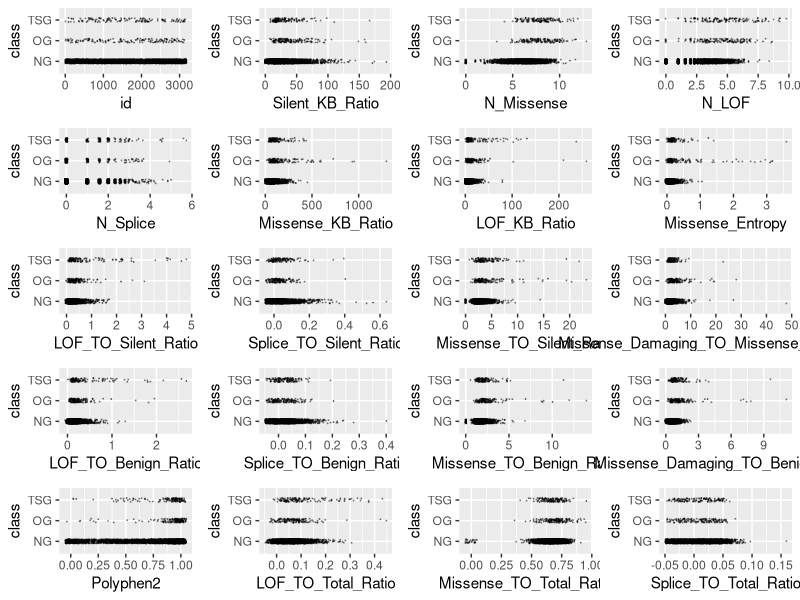
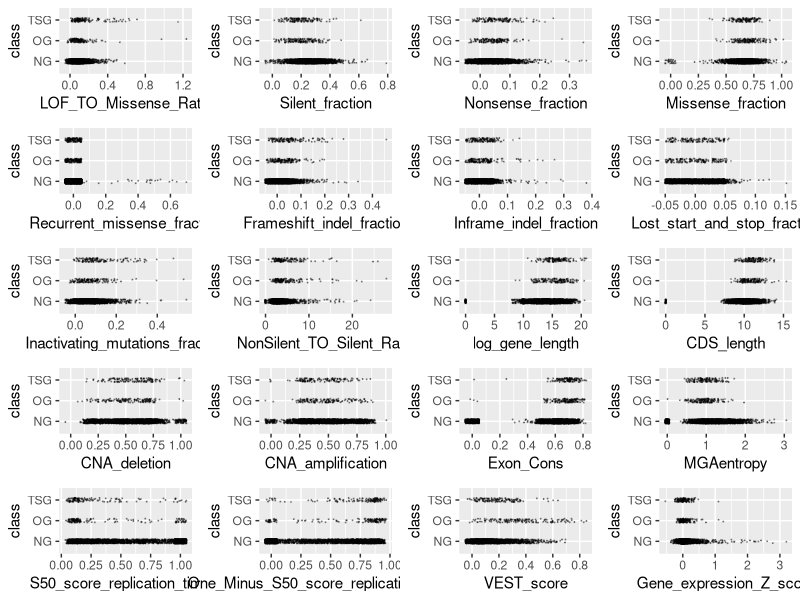
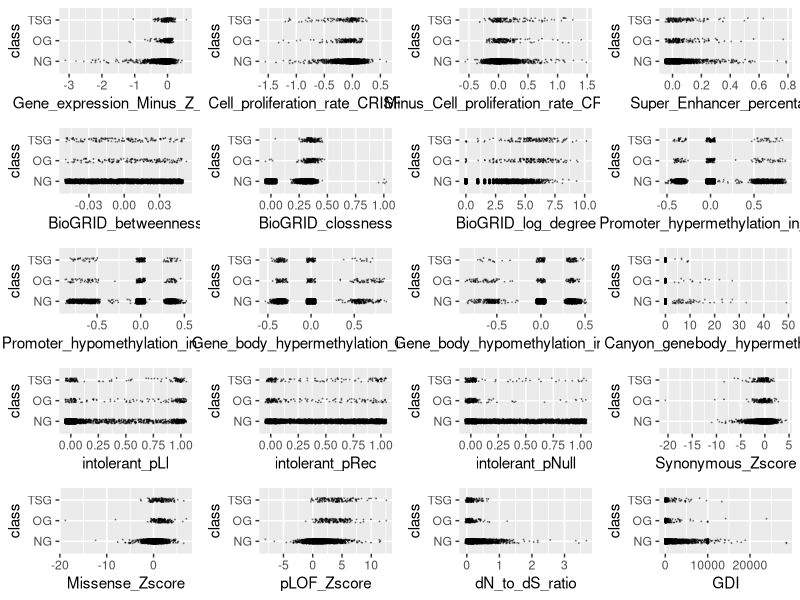
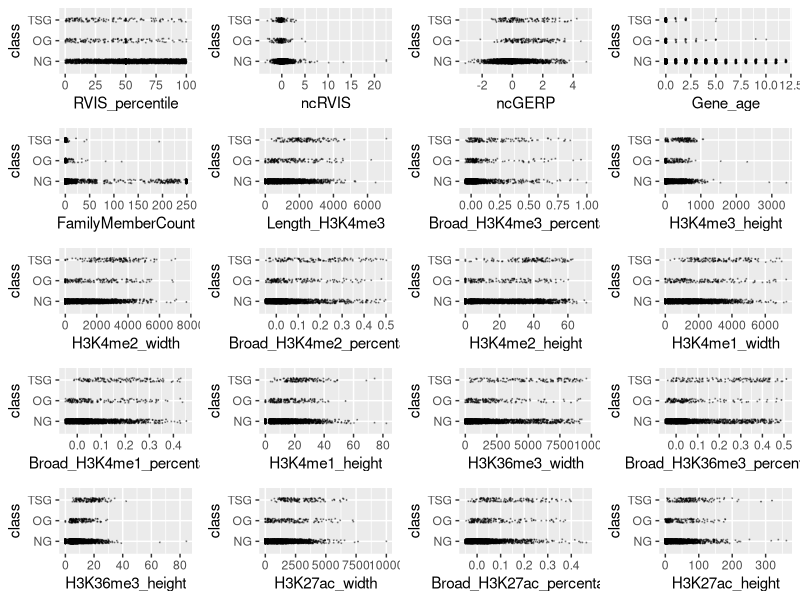
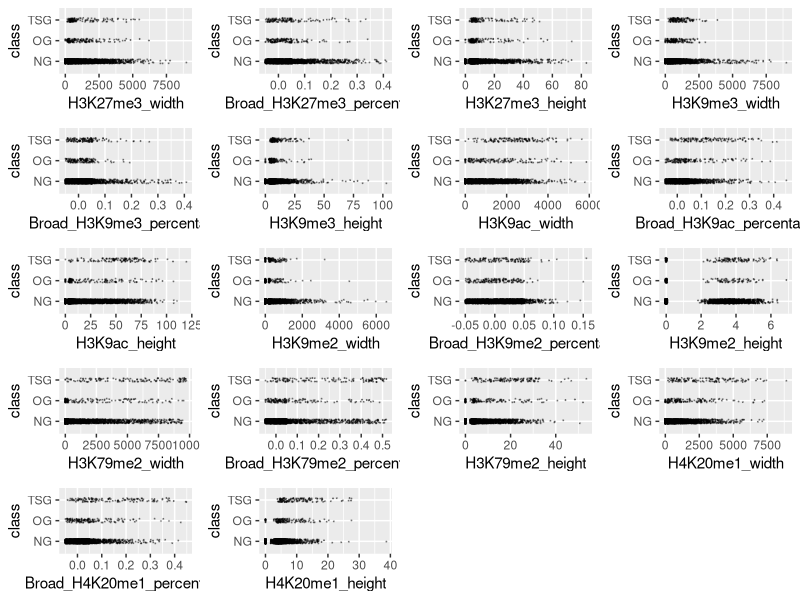
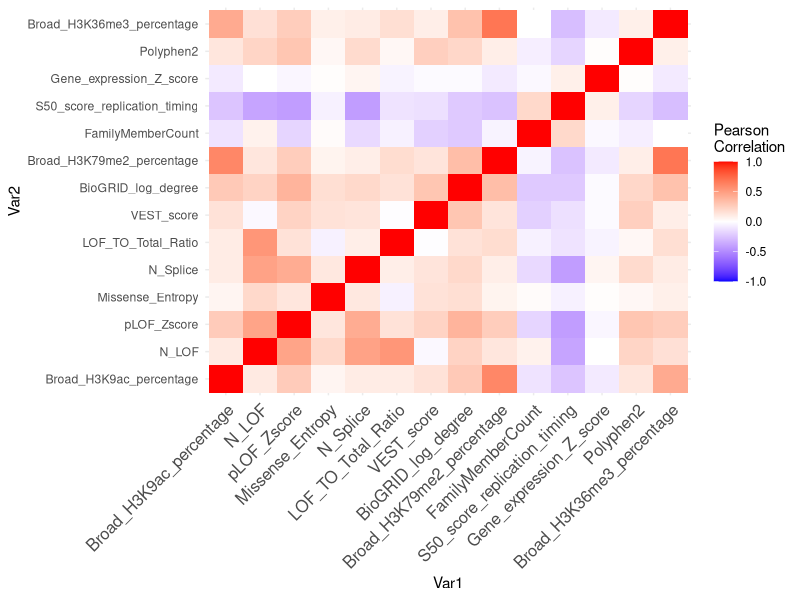

These figures' R source, in order:
## ---- chunk 1
knitr::opts_chunk$set(echo = TRUE)
## ---- chunk 2
training <- read.csv("training.csv", stringsAsFactors = TRUE)
training$class <- factor(training$class)
levels(training$class) <- c("NG", "OG", "TSG")
outlier <- function(data) {
  low <- mean(data) - 3 * sd(data)
  high <- mean(data) + 3 * sd(data)
  which(data < low | data > high)
}
library(ggplot2)
scatter <- function(var) {
  ggplot(training, aes_string(var, "class")) +
    geom_jitter(width = 0.05, height = 0.1, size = 0.1,
                colour = rgb(0, 0, 0, alpha = 1 / 3))
}
scat_plot <- lapply(names(training)[-99], scatter)
library(gridExtra)
# grid.arrange(grobs = scat_plot[1:20], ncol = 4)
# grid.arrange(grobs = scat_plot[21:40], ncol = 4)
# grid.arrange(grobs = scat_plot[41:60], ncol = 4)
# grid.arrange(grobs = scat_plot[61:80], ncol = 4)
# grid.arrange(grobs = scat_plot[81:98], ncol = 4)
outlier_index <- sort(table(unlist(lapply(training[,-99], outlier))), decreasing = TRUE)
outlier_index[1:100]
training <- training[-as.numeric(names(outlier_index)[1:50]),]
training <- training[-which(training$Missense_TO_Silent_Ratio > 100), ]
training <- training[-which(training$Missense_KB_Ratio > 2000), ]
training <- training[-which(training$LOF_TO_Silent_Ratio > 5), ]
training <- training[-which(training$Gene_expression_Z_score > 4), ]
training <- training[-which(training$dN_to_dS_ratio > 5),]
training <- training[-which(training$Silent_KB_Ratio > 200), ]
training <- training[-which(training$Lost_start_and_stop_fraction > 0.2),]
## ---- chunk 3
library(ggplot2)
scatter <- function(var) {
  ggplot(training, aes_string(var, "class")) +
    geom_jitter(width = 0.05, height = 0.1, size = 0.1,
                colour = rgb(0, 0, 0, alpha = 1 / 3))
}
scat_plot <- lapply(names(training)[-99], scatter)
library(gridExtra)
grid.arrange(grobs = scat_plot[1:20], ncol = 4)
grid.arrange(grobs = scat_plot[21:40], ncol = 4)
grid.arrange(grobs = scat_plot[41:60], ncol = 4)
grid.arrange(grobs = scat_plot[61:80], ncol = 4)
grid.arrange(grobs = scat_plot[81:98], ncol = 4)
## ---- chunk 4
library(dplyr)
sig <- logical(98)
names(sig) <- names(training)[-99]
k <- 1
diffs <- logical(98)
for (var in names(training)[-99]) {
  model <- aov(training[[var]] ~ factor(training$class))
  sig[k] <- summary(model)[[1]][1, 5]
  diffs[k] <- all(TukeyHSD(model)$`factor(training$class)`[, 4] < 0.05)
  k <- k + 1
}
sort(sig[diffs])
score <- function (conf_mat) {
  print(sum(diag(conf_mat) * c(1, 20, 20)))
  print(sum(diag(conf_mat) * c(1, 20, 20)) / sum(apply(conf_mat, 2, sum) * c(1, 20, 20)))
}

classify <- function(probs) {
  if (any(probs[2:3] > 0.05)) {
    subset <- probs[2:3]
    output <- which(subset == max(subset))
    if (length(output) > 1) {
        output <- sample(1:2, 1)
    }
  } else {
    output <- 0
  }
  output
}
## ---- chunk 5
library(dplyr)
vars <- training %>% select(Broad_H3K9ac_percentage, N_LOF, pLOF_Zscore,
                             Missense_Entropy,
                            N_Splice, LOF_TO_Total_Ratio, VEST_score,
                            BioGRID_log_degree,
                            Broad_H3K79me2_percentage, FamilyMemberCount,
                            S50_score_replication_timing, Gene_expression_Z_score,
                            Polyphen2, Broad_H3K36me3_percentage, class)
vars$class <- factor(vars$class)
levels(vars$class) <- c("NG", "OG", "TSG")
cor_mtx = round(cor(vars[, names(vars) != "class"]), 2)
library(reshape2)
#reshape it
melted_cor_mtx <- melt(cor_mtx)

#draw the heatmap
cor_heatmap = ggplot(data = melted_cor_mtx, aes(x=Var1, y=Var2, fill=value)) + geom_tile()
cor_heatmap = cor_heatmap +
scale_fill_gradient2(low = "blue", high = "red", mid = "white", midpoint = 0, limit = c(-1,1), space = "Lab", name="Pearson\nCorrelation") + 
theme_minimal() +
theme(axis.text.x = element_text(angle = 45, vjust = 1, size = 12, hjust = 1))

cor_heatmap
## ---- chunk 6
library(dplyr)
set.seed(12)
vars <- training %>% select(Broad_H3K9ac_percentage, N_LOF, pLOF_Zscore,
                             Missense_Entropy, log_gene_length, Missense_Damaging_TO_Benign_Ratio,
                            N_Splice, LOF_TO_Total_Ratio, VEST_score,
                            BioGRID_log_degree,
                            Broad_H3K79me2_percentage, FamilyMemberCount,
                            S50_score_replication_timing, Gene_expression_Z_score,
                            Polyphen2, Broad_H3K36me3_percentage, class)
library(caret)
vars_test <- createDataPartition(vars$class, p = 0.8, 
                                  list = FALSE)
vars_train <- vars[vars_test, ]
vars_test <- vars[-vars_test, ]

train_cont <- trainControl(method = "cv", number = 5, classProbs = TRUE, savePredictions = TRUE)


knn_ft <- train(class ~ ., data = vars_train, method = "knn", preProc = c("center", "scale"),
                trControl = train_cont, tuneGrid = expand.grid(k = seq(from = 1, to = 25, by = 5)))
for (k in seq(from = 1, to = 25, by = 5)) {
  preds <- predict(knn_ft, newdata = vars_test, type = "prob")
  knn_mod <- table("pred"=unlist(apply(preds, 1, classify)), "obs" = vars_test$class)
  print(knn_mod)
  score(knn_mod)
}
train_cont <- trainControl(method = "cv", number = 5, classProbs = TRUE, savePredictions = TRUE)
qda_ft <- train(class ~ ., data = vars_train, method = "qda", preProc = c("center", "scale"),
                trControl = train_cont)
preds <- predict(qda_ft, newdata = vars_test, type = "prob")

qda_mod <- table("pred"=apply(preds, 1, classify), "obs" = vars_test$class)
qda_mod
score(qda_mod)
train_cont <- trainControl(method = "cv", number = 5, classProbs = TRUE, savePredictions = TRUE)
lda_ft <- train(class ~ ., data = vars_train, method = "lda", preProc = c("center", "scale"),
                trControl = train_cont)
preds <- predict(lda_ft, newdata = vars_test, type = "prob")

lda_mod <- table("pred"=apply(preds, 1, classify), "obs" = vars_test$class)
lda_mod
score(lda_mod)
## ---- chunk 7
tests <- read.csv("test.csv")
rel_vars <- tests %>% select(Broad_H3K9ac_percentage, N_LOF, pLOF_Zscore,
                             Missense_Entropy, log_gene_length, Missense_Damaging_TO_Benign_Ratio,
                            N_Splice, LOF_TO_Total_Ratio, VEST_score,
                            BioGRID_log_degree, H4K20me1_height,
                            Broad_H3K79me2_percentage, FamilyMemberCount,
                            S50_score_replication_timing, Gene_expression_Z_score,
                            Polyphen2, Broad_H3K36me3_percentage, class)
for (i in 1:14) {
  rel_vars[[i]] <- (rel_vars[[i]] - lda_ft$preProcess$mean[i])/ lda_ft$preProcess$std[i]
}
preds <- predict(lda_ft, newdata = rel_vars, type = "prob")
preds <- apply(preds, 1, classify)
names(preds) <- tests$id
csv_file <- data.frame("id" = tests$id,
                       "class" = preds)
#write.csv(csv_file, "modelpredictions2.csv", row.names = FALSE)
model_1 <- read.csv("modelpredictions.csv")
model_2 <- read.csv("modelpredictions2.csv")
model_1_beta <- read.csv("modelpredictions_beta.csv")
table(model_1$class, model_1_beta$class)
table("BEST MOD" = model_2$class, csv_file$class)
mean(model_1$class == csv_file$class)
